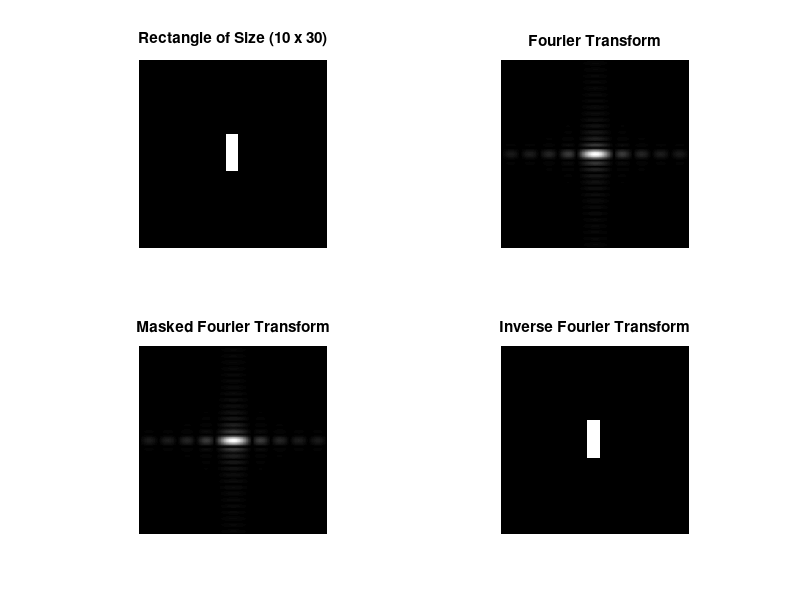
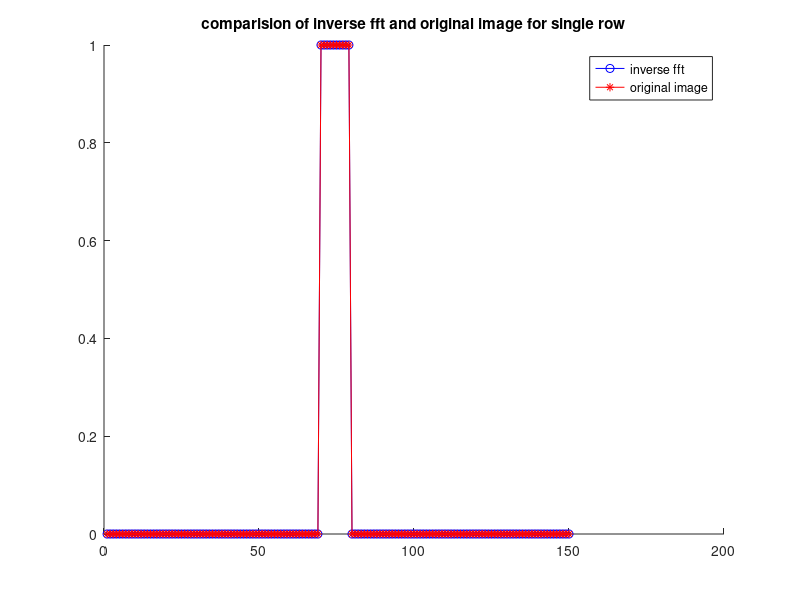

Reproduce these figures in MATLAB, in order.
clear 'all';
close 'all';

%this is the image size
SizeXImage = 150;
SizeYImage = 150;

%this is the rectangle size
XRect = 10;
YRect = 30;


%create image
Image = zeros(SizeYImage, SizeXImage);
%start values of rectangle
Sx = floor(SizeXImage/2-XRect/2);
Sy = floor(SizeYImage/2-YRect/2);
%set the rectangle
Image(Sy:Sy+YRect-1,Sx:Sx+XRect-1) = 1;

%we want to choose power of 2 and have image symmetric
SizeFFT = max(2^ceil(log(SizeXImage)/log(2)), 2^ceil(log(SizeYImage)/log(2)));
%calculate DFT (keep size of image)
%Image_FFT = fft2(Image);
Image_FFT = fft2(Image, SizeFFT, SizeFFT);

%now we mask out all frequencies above the first zero position 
Mask = ones(SizeFFT);%???????

%plot image
figure(1)
subplot(2,2,1);
imshow(Image, []);
TheTitle = sprintf('Rectangle of Size (%d x %d)', XRect, YRect);
title(char(TheTitle));

subplot(2,2,2);
%use fftshift to center the DFT
imshow((abs(fftshift(Image_FFT))),[]);
title('Fourier Transform');

%apply mask
Image_FFT_Mask = Image_FFT.*fftshift(Mask);

subplot(2,2,3);
%use fftshift to center the DFT
imshow((abs(fftshift(Image_FFT_Mask))),[]);
title('Masked Fourier Transform');

%caluclate the inverse fft an plot
Inv_FFT = abs(ifft2(Image_FFT_Mask));

subplot(2,2,4);
%use fftshift to center the DFT
imshow(Inv_FFT(1:SizeYImage, 1:SizeXImage),[]);
title('Inverse Fourier Transform');

%also plot one single row for better comparison
figure(2); hold on
plot(Inv_FFT(SizeYImage/2, 1:SizeXImage),'bo-');
plot(Image(SizeYImage/2,:),'r*-');
title('comparision of inverse fft and original image for single row');
legend('inverse fft', 'original image');
